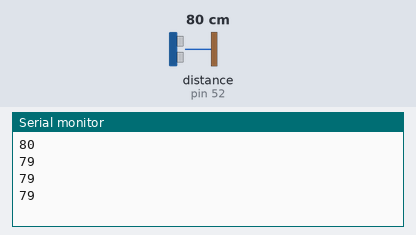
Simulated run of this sketch. Board: Arduino Mega 2560, built with avr-gcc and run on an emulated ATmega2560. Parts: the last lines printed to the serial monitor. Wiring (inferred from the names in the program): ultrasonic range finder: trigger pin 50; echo pin 52. Inputs (shaded band) come from the test bench; at power-on: distance to the obstacle (sensor on pin 52) 80 cm. The echo pulse lasts 58.3 µs per cm.

Above: at 1.2 s.
1.3 s: distance to the obstacle (sensor on pin 52) set to 2 cm
At 1.96 s:
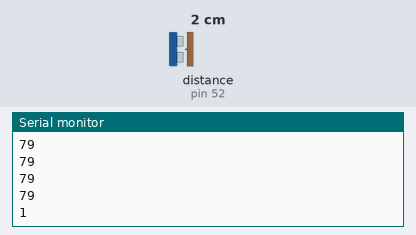
2.8 s: distance to the obstacle (sensor on pin 52) set to 4 cm
At 2.97 s:
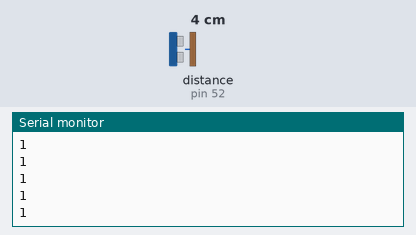
Timing chart, 0 to 5.8 s (numbered marks = the images above; inputs shaded):
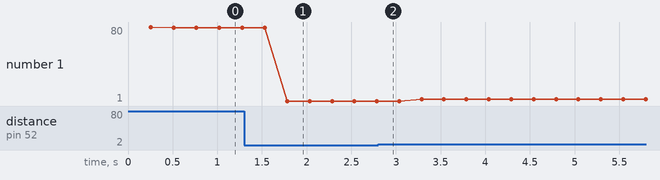

The sketch:

bbbbbbbbbbbbb.ino
```cpp
int cm = 0;

const int PIN_TRIG = 50;
const int PIN_ECHO = 52;

void setup() {
  Serial.begin(9600);
  pinMode(PIN_TRIG, OUTPUT);
  pinMode(PIN_ECHO, INPUT);
}

void loop() {
  distanse();
  Serial.println(cm);
}

void distanse() {
  digitalWrite(PIN_TRIG, LOW);
  delayMicroseconds(5);
  digitalWrite(PIN_TRIG, HIGH);
  delayMicroseconds(10);
  digitalWrite(PIN_TRIG, LOW);
  int duration = pulseIn(PIN_ECHO, HIGH);
  cm = (duration / 2) / 29.1;
  delay(250);
}
```

Measured:
- after the input at 1.3 s, the serial monitor: prints a new line after 0.48 s (image 1)
- plotted number 1: 79 → 1 after the input at 1.3 s, 1 → 3 after the input at 2.8 s
